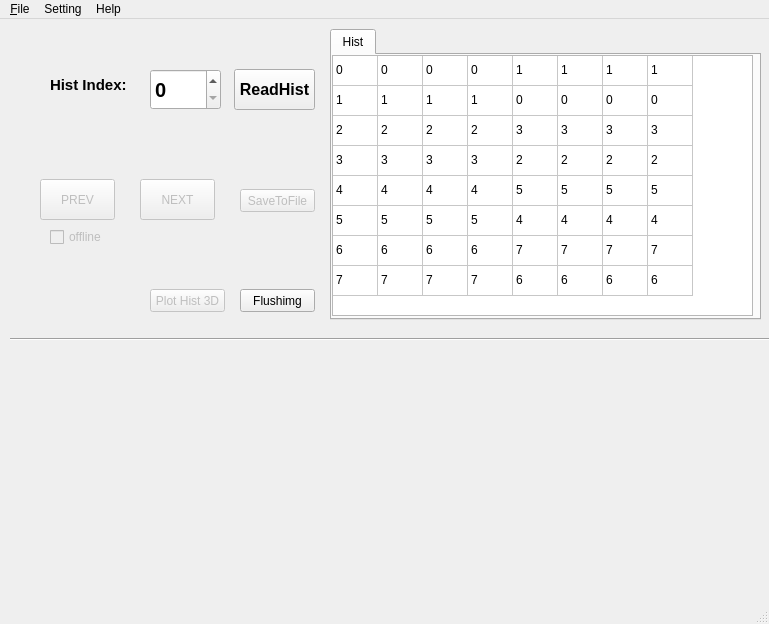
<?xml version="1.0" encoding="UTF-8"?>
<ui version="4.0">
 <class>MainWindow</class>
 <widget class="QMainWindow" name="MainWindow">
  <property name="geometry">
   <rect>
    <x>0</x>
    <y>0</y>
    <width>769</width>
    <height>624</height>
   </rect>
  </property>
  <property name="windowTitle">
   <string>Dimming Debugger     DisConnect..</string>
  </property>
  <property name="windowIcon">
   <iconset>
    <normaloff>222.jpg</normaloff>222.jpg</iconset>
  </property>
  <property name="iconSize">
   <size>
    <width>32</width>
    <height>32</height>
   </size>
  </property>
  <widget class="QWidget" name="centralwidget">
   <widget class="QTabWidget" name="tabWidget">
    <property name="geometry">
     <rect>
      <x>330</x>
      <y>10</y>
      <width>431</width>
      <height>291</height>
     </rect>
    </property>
    <property name="currentIndex">
     <number>0</number>
    </property>
    <widget class="QWidget" name="tab">
     <attribute name="title">
      <string>Hist</string>
     </attribute>
     <widget class="QTableWidget" name="tableWidget_hist">
      <property name="geometry">
       <rect>
        <x>0</x>
        <y>0</y>
        <width>421</width>
        <height>261</height>
       </rect>
      </property>
      <property name="rowCount">
       <number>8</number>
      </property>
      <property name="columnCount">
       <number>8</number>
      </property>
      <attribute name="horizontalHeaderVisible">
       <bool>false</bool>
      </attribute>
      <attribute name="horizontalHeaderDefaultSectionSize">
       <number>45</number>
      </attribute>
      <attribute name="horizontalHeaderMinimumSectionSize">
       <number>21</number>
      </attribute>
      <attribute name="verticalHeaderVisible">
       <bool>false</bool>
      </attribute>
      <attribute name="verticalHeaderHighlightSections">
       <bool>true</bool>
      </attribute>
      <row/>
      <row/>
      <row/>
      <row/>
      <row/>
      <row/>
      <row/>
      <row/>
      <column/>
      <column/>
      <column/>
      <column/>
      <column/>
      <column/>
      <column/>
      <column/>
      <item row="0" column="0">
       <property name="text">
        <string>0</string>
       </property>
      </item>
      <item row="0" column="1">
       <property name="text">
        <string>0</string>
       </property>
      </item>
      <item row="0" column="2">
       <property name="text">
        <string>0</string>
       </property>
      </item>
      <item row="0" column="3">
       <property name="text">
        <string>0</string>
       </property>
      </item>
      <item row="0" column="4">
       <property name="text">
        <string>1</string>
       </property>
      </item>
      <item row="0" column="5">
       <property name="text">
        <string>1</string>
       </property>
      </item>
      <item row="0" column="6">
       <property name="text">
        <string>1</string>
       </property>
      </item>
      <item row="0" column="7">
       <property name="text">
        <string>1</string>
       </property>
      </item>
      <item row="1" column="0">
       <property name="text">
        <string>1</string>
       </property>
      </item>
      <item row="1" column="1">
       <property name="text">
        <string>1</string>
       </property>
      </item>
      <item row="1" column="2">
       <property name="text">
        <string>1</string>
       </property>
      </item>
      <item row="1" column="3">
       <property name="text">
        <string>1</string>
       </property>
      </item>
      <item row="1" column="4">
       <property name="text">
        <string>0</string>
       </property>
      </item>
      <item row="1" column="5">
       <property name="text">
        <string>0</string>
       </property>
      </item>
      <item row="1" column="6">
       <property name="text">
        <string>0</string>
       </property>
      </item>
      <item row="1" column="7">
       <property name="text">
        <string>0</string>
       </property>
      </item>
      <item row="2" column="0">
       <property name="text">
        <string>2</string>
       </property>
      </item>
      <item row="2" column="1">
       <property name="text">
        <string>2</string>
       </property>
      </item>
      <item row="2" column="2">
       <property name="text">
        <string>2</string>
       </property>
      </item>
      <item row="2" column="3">
       <property name="text">
        <string>2</string>
       </property>
      </item>
      <item row="2" column="4">
       <property name="text">
        <string>3</string>
       </property>
      </item>
      <item row="2" column="5">
       <property name="text">
        <string>3</string>
       </property>
      </item>
      <item row="2" column="6">
       <property name="text">
        <string>3</string>
       </property>
      </item>
      <item row="2" column="7">
       <property name="text">
        <string>3</string>
       </property>
      </item>
      <item row="3" column="0">
       <property name="text">
        <string>3</string>
       </property>
      </item>
      <item row="3" column="1">
       <property name="text">
        <string>3</string>
       </property>
      </item>
      <item row="3" column="2">
       <property name="text">
        <string>3</string>
       </property>
      </item>
      <item row="3" column="3">
       <property name="text">
        <string>3</string>
       </property>
      </item>
      <item row="3" column="4">
       <property name="text">
        <string>2</string>
       </property>
      </item>
      <item row="3" column="5">
       <property name="text">
        <string>2</string>
       </property>
      </item>
      <item row="3" column="6">
       <property name="text">
        <string>2</string>
       </property>
      </item>
      <item row="3" column="7">
       <property name="text">
        <string>2</string>
       </property>
      </item>
      <item row="4" column="0">
       <property name="text">
        <string>4</string>
       </property>
      </item>
      <item row="4" column="1">
       <property name="text">
        <string>4</string>
       </property>
      </item>
      <item row="4" column="2">
       <property name="text">
        <string>4</string>
       </property>
      </item>
      <item row="4" column="3">
       <property name="text">
        <string>4</string>
       </property>
      </item>
      <item row="4" column="4">
       <property name="text">
        <string>5</string>
       </property>
      </item>
      <item row="4" column="5">
       <property name="text">
        <string>5</string>
       </property>
      </item>
      <item row="4" column="6">
       <property name="text">
        <string>5</string>
       </property>
      </item>
      <item row="4" column="7">
       <property name="text">
        <string>5</string>
       </property>
      </item>
      <item row="5" column="0">
       <property name="text">
        <string>5</string>
       </property>
      </item>
      <item row="5" column="1">
       <property name="text">
        <string>5</string>
       </property>
      </item>
      <item row="5" column="2">
       <property name="text">
        <string>5</string>
       </property>
      </item>
      <item row="5" column="3">
       <property name="text">
        <string>5</string>
       </property>
      </item>
      <item row="5" column="4">
       <property name="text">
        <string>4</string>
       </property>
      </item>
      <item row="5" column="5">
       <property name="text">
        <string>4</string>
       </property>
      </item>
      <item row="5" column="6">
       <property name="text">
        <string>4</string>
       </property>
      </item>
      <item row="5" column="7">
       <property name="text">
        <string>4</string>
       </property>
      </item>
      <item row="6" column="0">
       <property name="text">
        <string>6</string>
       </property>
      </item>
      <item row="6" column="1">
       <property name="text">
        <string>6</string>
       </property>
      </item>
      <item row="6" column="2">
       <property name="text">
        <string>6</string>
       </property>
      </item>
      <item row="6" column="3">
       <property name="text">
        <string>6</string>
       </property>
      </item>
      <item row="6" column="4">
       <property name="text">
        <string>7</string>
       </property>
      </item>
      <item row="6" column="5">
       <property name="text">
        <string>7</string>
       </property>
      </item>
      <item row="6" column="6">
       <property name="text">
        <string>7</string>
       </property>
      </item>
      <item row="6" column="7">
       <property name="text">
        <string>7</string>
       </property>
      </item>
      <item row="7" column="0">
       <property name="text">
        <string>7</string>
       </property>
      </item>
      <item row="7" column="1">
       <property name="text">
        <string>7</string>
       </property>
      </item>
      <item row="7" column="2">
       <property name="text">
        <string>7</string>
       </property>
      </item>
      <item row="7" column="3">
       <property name="text">
        <string>7</string>
       </property>
      </item>
      <item row="7" column="4">
       <property name="text">
        <string>6</string>
       </property>
      </item>
      <item row="7" column="5">
       <property name="text">
        <string>6</string>
       </property>
      </item>
      <item row="7" column="6">
       <property name="text">
        <string>6</string>
       </property>
      </item>
      <item row="7" column="7">
       <property name="text">
        <string>6</string>
       </property>
      </item>
     </widget>
    </widget>
   </widget>
   <widget class="QPushButton" name="pushButton_readhist">
    <property name="geometry">
     <rect>
      <x>234</x>
      <y>50</y>
      <width>81</width>
      <height>41</height>
     </rect>
    </property>
    <property name="font">
     <font>
      <pointsize>12</pointsize>
      <weight>75</weight>
      <bold>true</bold>
     </font>
    </property>
    <property name="text">
     <string>ReadHist</string>
    </property>
   </widget>
   <widget class="Line" name="line">
    <property name="geometry">
     <rect>
      <x>10</x>
      <y>310</y>
      <width>831</width>
      <height>20</height>
     </rect>
    </property>
    <property name="orientation">
     <enum>Qt::Horizontal</enum>
    </property>
   </widget>
   <widget class="QPushButton" name="pushButton_flushimg">
    <property name="geometry">
     <rect>
      <x>240</x>
      <y>270</y>
      <width>75</width>
      <height>23</height>
     </rect>
    </property>
    <property name="text">
     <string>Flushimg</string>
    </property>
   </widget>
   <widget class="QPushButton" name="pushButton_plotin">
    <property name="enabled">
     <bool>false</bool>
    </property>
    <property name="geometry">
     <rect>
      <x>150</x>
      <y>270</y>
      <width>75</width>
      <height>23</height>
     </rect>
    </property>
    <property name="text">
     <string>Plot Hist 3D</string>
    </property>
   </widget>
   <widget class="QCheckBox" name="checkBox_offline">
    <property name="enabled">
     <bool>false</bool>
    </property>
    <property name="geometry">
     <rect>
      <x>50</x>
      <y>210</y>
      <width>71</width>
      <height>16</height>
     </rect>
    </property>
    <property name="text">
     <string>offline</string>
    </property>
   </widget>
   <widget class="QSpinBox" name="spinBox_MemDataSelect">
    <property name="enabled">
     <bool>true</bool>
    </property>
    <property name="geometry">
     <rect>
      <x>150</x>
      <y>50</y>
      <width>71</width>
      <height>41</height>
     </rect>
    </property>
    <property name="font">
     <font>
      <pointsize>15</pointsize>
      <weight>75</weight>
      <bold>true</bold>
     </font>
    </property>
    <property name="minimum">
     <number>0</number>
    </property>
    <property name="value">
     <number>0</number>
    </property>
   </widget>
   <widget class="QPushButton" name="pushButton_saveMemDataToFile">
    <property name="enabled">
     <bool>false</bool>
    </property>
    <property name="geometry">
     <rect>
      <x>240</x>
      <y>170</y>
      <width>75</width>
      <height>23</height>
     </rect>
    </property>
    <property name="text">
     <string>SaveToFile</string>
    </property>
   </widget>
   <widget class="QPushButton" name="pushButton_prev">
    <property name="enabled">
     <bool>false</bool>
    </property>
    <property name="geometry">
     <rect>
      <x>40</x>
      <y>160</y>
      <width>75</width>
      <height>41</height>
     </rect>
    </property>
    <property name="text">
     <string>PREV</string>
    </property>
   </widget>
   <widget class="QPushButton" name="pushButton_next">
    <property name="enabled">
     <bool>false</bool>
    </property>
    <property name="geometry">
     <rect>
      <x>140</x>
      <y>160</y>
      <width>75</width>
      <height>41</height>
     </rect>
    </property>
    <property name="text">
     <string>NEXT</string>
    </property>
   </widget>
   <widget class="QLabel" name="label">
    <property name="geometry">
     <rect>
      <x>50</x>
      <y>50</y>
      <width>91</width>
      <height>31</height>
     </rect>
    </property>
    <property name="font">
     <font>
      <pointsize>11</pointsize>
      <weight>75</weight>
      <bold>true</bold>
     </font>
    </property>
    <property name="text">
     <string>Hist Index:</string>
    </property>
   </widget>
  </widget>
  <widget class="QMenuBar" name="menubar">
   <property name="geometry">
    <rect>
     <x>0</x>
     <y>0</y>
     <width>769</width>
     <height>23</height>
    </rect>
   </property>
   <widget class="QMenu" name="menuFile">
    <property name="toolTip">
     <string extracomment="loading setting file or othes"/>
    </property>
    <property name="title">
     <string>&amp;File</string>
    </property>
    <addaction name="actionOpen_setting_file"/>
    <addaction name="actionSave_setting_file"/>
    <addaction name="actionQuit"/>
   </widget>
   <widget class="QMenu" name="menuSetting">
    <property name="title">
     <string>Setting</string>
    </property>
    <addaction name="actionConnect"/>
    <addaction name="actionDisconnect"/>
   </widget>
   <widget class="QMenu" name="menuHelp">
    <property name="title">
     <string>Help</string>
    </property>
   </widget>
   <addaction name="menuFile"/>
   <addaction name="menuSetting"/>
   <addaction name="menuHelp"/>
  </widget>
  <widget class="QStatusBar" name="statusbar"/>
  <action name="actionOpen_setting_file">
   <property name="text">
    <string>Open setting file</string>
   </property>
  </action>
  <action name="actionSave_setting_file">
   <property name="text">
    <string>Save setting file</string>
   </property>
  </action>
  <action name="actionQuit">
   <property name="text">
    <string>quit</string>
   </property>
  </action>
  <action name="actionConnect">
   <property name="text">
    <string>Connect</string>
   </property>
  </action>
  <action name="actionDisconnect">
   <property name="text">
    <string>Disconnect</string>
   </property>
  </action>
 </widget>
 <resources/>
 <connections/>
</ui>
